Frame 1 (no input): blank canvas, image omitted
Frame 60 (no input): blank canvas, image omitted
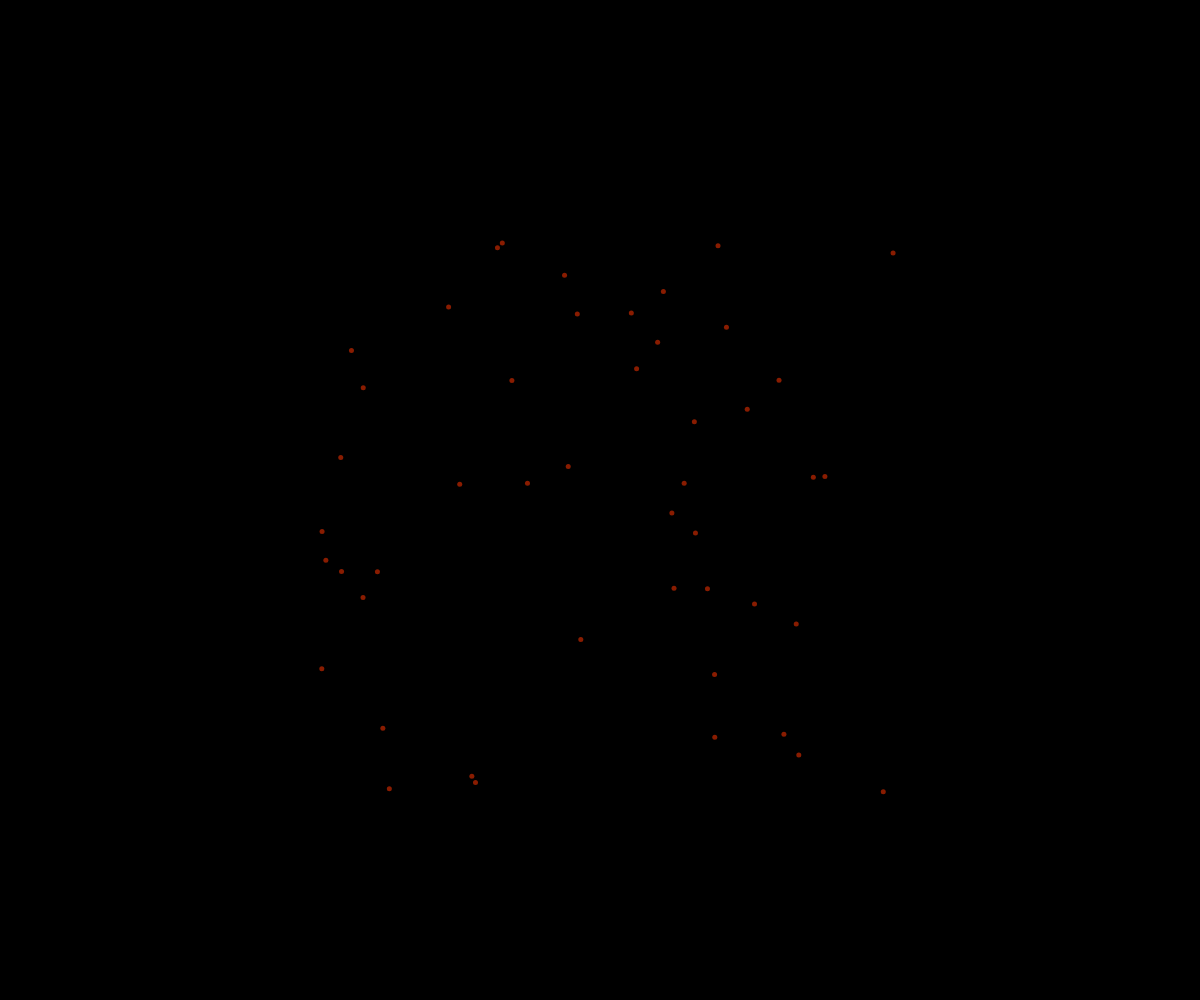
Frame 120 (the mouse pressed at the canvas centre since frame 60)

The p5.js sketch whose frames 1 and 60 were blank and that drew this single picture after the mouse press (run headless with seeded random() and noise() and a simulated clock; from frame 60 on, the mouse is pressed at the canvas centre):

// p5.js sketch
// ── sketch.js
// tried to do this in a cooler way and it bugged out so. whatever!

class Particle {
  constructor(x, y, size = 5, minVel = -5, maxVel = 5, id = "null") {
    this.x = x;
    this.y = y;
    this.dx = random(minVel, maxVel);
    this.dy = random(minVel, maxVel);
    this.size = size;
    this.r = 255;
    this.g = 200;
    this.b = 150;
    this.alpha = 255;
    this.id = id;
  }

  move() {
    console.log(this.alpha);
    if (this.alpha > 70) {
      this.x += this.dx;
      this.y += this.dy;
      
      if (this.b >= 3) {
        this.b-=3;
      }
      if (this.b >= 3) {
        this.g-=3;
      }
      this.alpha--;
      this.alpha--;
    }
    else {
      if (this.id !== "null") {
        delete particles[this.id];
      }
    }
  }

  display() {
    if (this.alpha > 50) {
      noStroke();
      fill(this.r, this.g, this.b, this.alpha);
      circle(this.x, this.y, this.size);
    }
  }
}

let particles = {};
let total_particle_count = 0;
let particle_count_per_click = 47;

function setup() {
  createCanvas(windowWidth, windowHeight);
}

function draw() {
  background(0);
  for (let particle of Object.keys(particles)) {
    if (particle in particles && particles[particle] !== undefined) {
      particles[particle].display();
      particles[particle].move();
    }
  }
}

function mousePressed() {
  for (let i = 0; i < particle_count_per_click; i++) {
    total_particle_count += 1;
    particles[""+total_particle_count] = new Particle(mouseX, mouseY, 5, -5, 5, ""+total_particle_count);
  }
}
